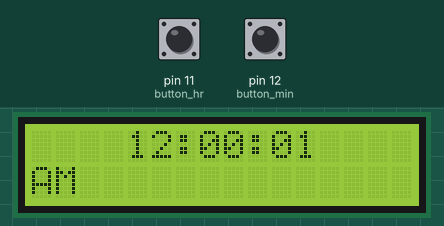
This sketch was run on a simulated Arduino Uno, built with avr-gcc and run on an emulated ATmega328P. Parts: 16×2 character LCD. Inputs (shaded band) come from the test bench; at power-on: pin 11 (button_hr) HIGH, pin 12 (button_min) HIGH.

Above: at 1.2 s.
1.3 s: pin 11 (button_hr) pulled LOW for 1.25 s
At 2.8 s:
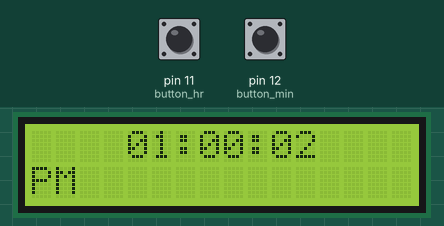
6.7 s: pin 12 (button_min) pulled LOW for 1.25 s
At 7.8 s:
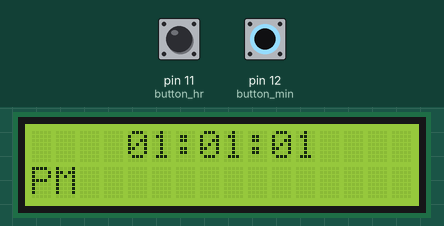
9.5 s: pin 11 (button_hr) pulled LOW for 1.25 s
At 10.8 s:
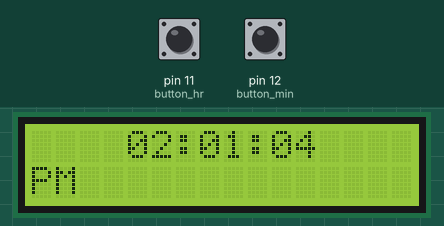
12.5 s: pin 12 (button_min) pulled LOW for 1.25 s
At 13.7 s:
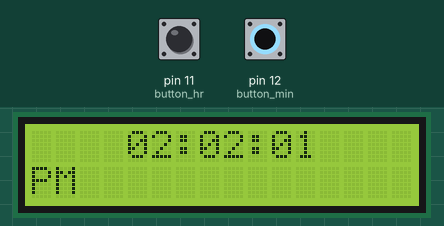
Timing chart, 0 to 15.5 s (numbered marks = the images above; inputs shaded):
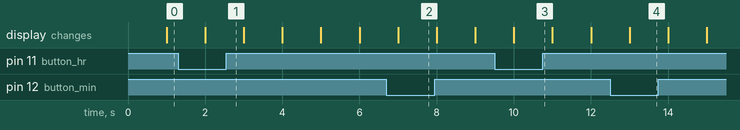

The sketch:

clockv1.ino
```cpp
#include <LiquidCrystal.h>

const int rs = 2, en = 3, d4 = 4, d5 = 5, d6 = 6, d7 = 7, cs = 9, button_hr = 11, button_min = 12;
const int contrast = 100;
LiquidCrystal lcd(rs, en, d4, d5, d6, d7);

//Kudos to the guy for precision and better time formatting: https://projecthub.arduino.cc/plouc68000/simplest-uno-digital-clock-ever-03c185


  //Initially set time to 0
  int seconds = 0;
  int minutes = 0;
  int hours = 12;
  int flag = 0;

  //Time Set Buttons
  int h_shift;
  int m_shift;

  //For accurate time reading
  static uint32_t last_time, now = 0;

void setup() {

  //Initialize Buttons
  pinMode(button_hr, INPUT_PULLUP);
  pinMode(button_min, INPUT_PULLUP);
  now = millis();
  //Begin Display
  lcd.begin(16,2);
  analogWrite(cs, contrast);
}

void loop() {
  //lcd.print("    " + hours + ":" + minutes + ":" + seconds + "    ", 10);
   lcd.setCursor(4,0);
   if(hours<10)lcd.print("0");// always 2 digits
   lcd.print(hours);
   lcd.print(":");
   if(minutes<10)lcd.print("0");
   lcd.print(minutes);
   lcd.print(":");
   if(seconds<10)lcd.print("0");
   lcd.print(seconds);

   lcd.setCursor(0,1);
   if(flag == 0) {lcd.print("AM");}
   if(flag == 1) {lcd.print("PM");}

  //witchcraft
  for(int i = 0; i<5; i++)
  {
    while((now-last_time)<200){now = millis();}
    last_time=now;
  }


  //Read Buttons
  h_shift=digitalRead(button_hr);
  m_shift=digitalRead(button_min);
  if(h_shift==0) {hours = hours = hours + 1;}
  if(m_shift==0) {seconds = 0; minutes = minutes + 1;}


  seconds++;

  if(seconds == 60){
    seconds = 0;
    minutes++;
  }
  if(minutes == 60){
    minutes = 0;
    hours++;
  }
  if(hours == 13){
    hours = 1;
    flag++;
    if(flag==2){flag=0;}
  }


}
```

Measured:
- after the input at 1.3 s, the display: changes after 0.70 s (image 1)
